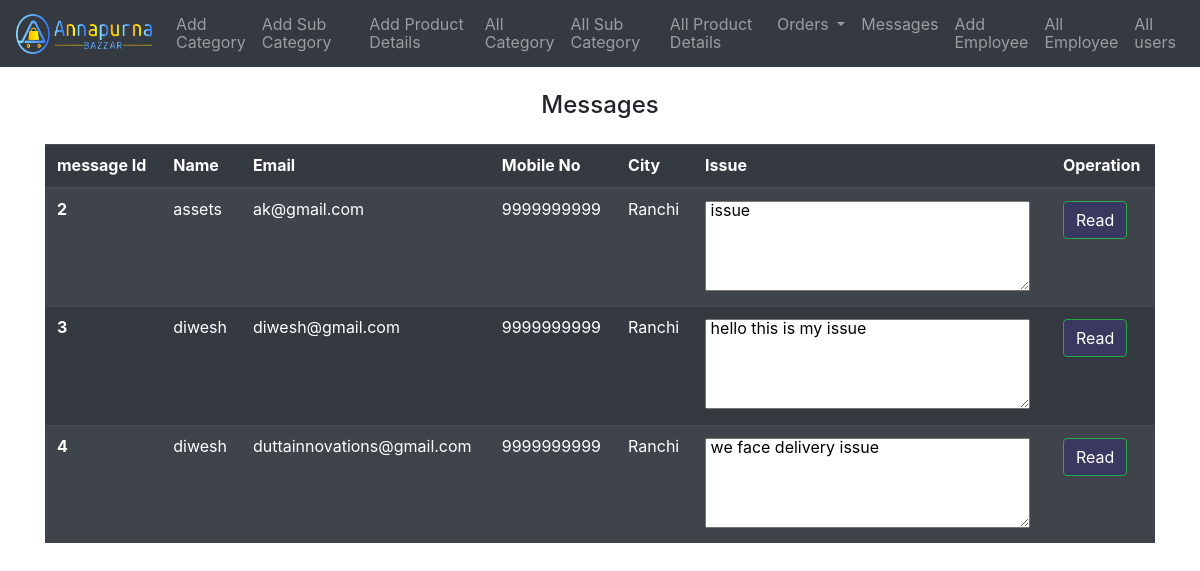
The app's page /shop/allmessages/ with its own data.
### shop/models.py (models this page shows, shortened)
class Contactus(models.Model):
    sno=models.BigAutoField(primary_key=True)
    name=models.CharField(max_length=100)
    phone = models.CharField(max_length=20)
    email = models.CharField(max_length=100)
    city= models.CharField(max_length=100)
    content = models.TextField()
    read =  models.IntegerField(default=0)

### shop/views.py (the view)
# urls.py: path('allmessages/', views.allmessages, name='allmessages'),
def allmessages(request):
    msgs = Contactus.objects.filter(read = 0)
    params = {'msgs':msgs}
    return render(request,'shop/allmessages.html',params)

### shop/templates/shop/allmessages.html (shortened to what this page needs)
<!DOCTYPE html>
<html lang="en">
<head>
    <link rel="stylesheet" href="https://maxcdn.bootstrapcdn.com/bootstrap/4.5.2/css/bootstrap.min.css">
    <link rel="stylesheet" href="https://cdnjs.cloudflare.com/ajax/libs/font-awesome/4.7.0/css/font-awesome.min.css">
    {% load static %}
    <link rel="stylesheet" href="{% static '/shop/css/annapurnabazzarstyle.css' %}">
</head>
<body>
    <section>
    <nav class="navbar navbar-expand-md bg-dark navbar-dark">
        <a class="navbar-brand" href="/shop/ownerhome/">
            <img src="{% static 'shop/images/Annapurnabazzar.png'%}" class="img-fluid" alt="logo"
                style="width: 180px; height: 40px;">
        </a>
        <div class="collapse navbar-collapse" id="collapsibleNavbar">
            <ul class="navbar-nav">
                <li class="nav-item">
                    <a class="nav-link" href="/shop/addcategory/">Add Category</a>
                </li>
                <li class="nav-item">
                    <a class="nav-link" href="/shop/addsubcategory/">Add Sub Category</a>
                </li>
                <li class="nav-item">
                    <a class="nav-link" href="/shop/addproductdetails/">Add Product Details</a>
                </li>
                <li class="nav-item">
                    <a class="nav-link" href="/shop/allcategory/">All Category</a>
                </li>
                <li class="nav-item">
                    <a class="nav-link" href="/shop/allsubcategory/">All Sub Category</a>
                </li>
                <li class="nav-item">
                    <a class="nav-link" href="/shop/allproductdetails/">All Product Details</a>
                </li>
                <li class="nav-item dropdown">
                    <a class="nav-link dropdown-toggle" href="#" id="navbarDropdown" role="button"
                        data-toggle="dropdown" aria-haspopup="true" aria-expanded="false">
                        Orders
                    </a>
                </li>
                <li class="nav-item">
                    <a class="nav-link" href="/shop/allmessages/">Messages</a>
                </li>
                <li class="nav-item">
                    <a class="nav-link" href="/shop/addemployee/">Add Employee</a>
                </li>
                <li class="nav-item">
                    <a class="nav-link" href="/shop/allemployee/">All Employee</a>
                </li>
                <li class="nav-item">
                    <a class="nav-link" href="/shop/allusers/">All users</a>
                </li>
            </ul>
        </div>
    </nav>
</section>
<div>
    <h4 class="text-center my-4">Messages</h4>
</div>
<div class="container allcategory my-4">
    <table class="table table-striped table-dark">
        <thead>
          <tr>
            <th scope="col">message Id</th>
            <th scope="col">Name</th>
            <th scope="col">Email</th>
            <th scope="col">Mobile No</th>
            <th scope="col">City</th>
            <th scope="col">Issue</th>
            <th scope="col" >Operation</th>
          </tr>
        </thead>
        <tbody>
          {% for msg in msgs %}
          <tr>
            <th scope="row">{{msg.sno}}</th>
            <td>{{msg.name}}</td>
            <td>{{msg.email}}</td>
            <td>{{msg.phone}}</td>
            <td>{{msg.city}}</td>
            <td><textarea readonly cols="30" rows="5"> {{msg.content}}</textarea></td>
            <td><a  href="/shop/handlemessages/{{msg.sno}}"><button  class="btn btn-success">Read</button></a></td>
          </tr>
          {% endfor %}
        </tbody>
      </table>
</div>
</body>
</html>

### shop/static/shop/css/annapurnabazzarstyle.css (style rules this page uses)
body { background-color:white; }
* { line-height: 110%; margin: 0px; padding: 0px; }
li { list-style: none; }
li a { color: black; padding: 12px 16px; text-decoration: none; display: block; }
.btn-success { color: white; background-color: #39395f; }

### records on screen
Contactus: sno "2", name "assets", email "ak@gmail.com", phone "9999999999", city "Ranchi", content "issue"
Contactus: sno "3", name "diwesh", email "diwesh@gmail.com", phone "9999999999", city "Ranchi", content "hello this is my issue"
Contactus: sno "4", name "diwesh", email "duttainnovations@gmail.com", phone "9999999999", city "Ranchi", content "we face delivery issue"
